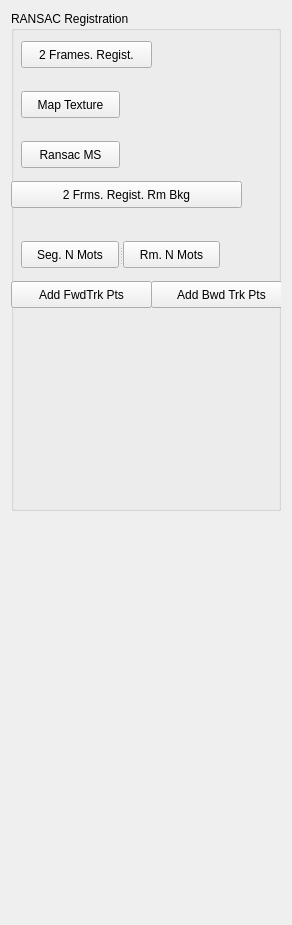
       <widget class="QWidget" name="RANSAC">
        <attribute name="title">
         <string>RANSAC</string>
        </attribute>
        <layout class="QGridLayout" name="gridLayout_6">
         <item row="1" column="0">
          <spacer name="verticalSpacer_2">
           <property name="orientation">
            <enum>Qt::Vertical</enum>
           </property>
           <property name="sizeHint" stdset="0">
            <size>
             <width>20</width>
             <height>403</height>
            </size>
           </property>
          </spacer>
         </item>
         <item row="0" column="0">
          <widget class="QGroupBox" name="groupBox_5">
           <property name="minimumSize">
            <size>
             <width>270</width>
             <height>500</height>
            </size>
           </property>
           <property name="title">
            <string>RANSAC Registration</string>
           </property>
           <widget class="QPushButton" name="ransac2framesRegist">
            <property name="geometry">
             <rect>
              <x>10</x>
              <y>30</y>
              <width>131</width>
              <height>27</height>
             </rect>
            </property>
            <property name="text">
             <string>2 Frames. Regist.</string>
            </property>
           </widget>
           <widget class="QPushButton" name="mapTexture">
            <property name="geometry">
             <rect>
              <x>10</x>
              <y>80</y>
              <width>99</width>
              <height>27</height>
             </rect>
            </property>
            <property name="text">
             <string>Map Texture</string>
            </property>
           </widget>
           <widget class="QPushButton" name="ransacMS">
            <property name="geometry">
             <rect>
              <x>10</x>
              <y>130</y>
              <width>99</width>
              <height>27</height>
             </rect>
            </property>
            <property name="text">
             <string>Ransac MS</string>
            </property>
           </widget>
           <widget class="QPushButton" name="ransac2framesRmBkg">
            <property name="geometry">
             <rect>
              <x>0</x>
              <y>170</y>
              <width>231</width>
              <height>27</height>
             </rect>
            </property>
            <property name="text">
             <string>2 Frms. Regist. Rm Bkg</string>
            </property>
           </widget>
           <widget class="QSplitter" name="splitter_27">
            <property name="geometry">
             <rect>
              <x>10</x>
              <y>230</y>
              <width>199</width>
              <height>27</height>
             </rect>
            </property>
            <property name="orientation">
             <enum>Qt::Horizontal</enum>
            </property>
            <widget class="QPushButton" name="segNmots">
             <property name="text">
              <string>Seg. N Mots</string>
             </property>
            </widget>
            <widget class="QPushButton" name="rmNMots">
             <property name="text">
              <string>Rm. N Mots</string>
             </property>
            </widget>
           </widget>
           <widget class="QPushButton" name="addFwdPts">
            <property name="geometry">
             <rect>
              <x>0</x>
              <y>270</y>
              <width>141</width>
              <height>27</height>
             </rect>
            </property>
            <property name="text">
             <string>Add FwdTrk Pts</string>
            </property>
           </widget>
           <widget class="QPushButton" name="addBwdPts">
            <property name="geometry">
             <rect>
              <x>140</x>
              <y>270</y>
              <width>141</width>
              <height>27</height>
             </rect>
            </property>
            <property name="text">
             <string>Add Bwd Trk Pts</string>
            </property>
           </widget>
          </widget>
         </item>
        </layout>
       </widget>
